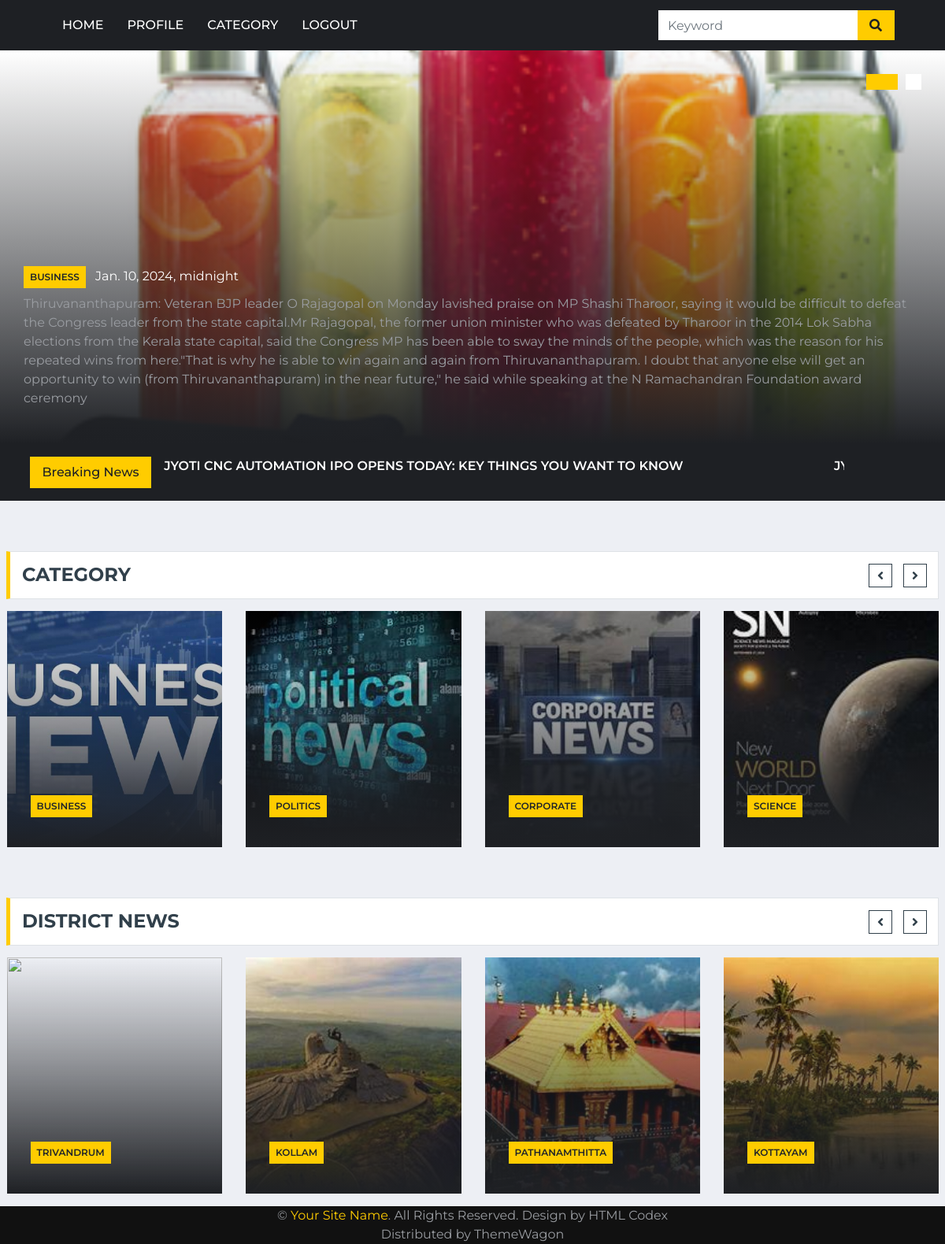
Screenshot of /userhome/ with the database file from the repository.
### newsapp/models.py (models this page shows, shortened)
class Add_news(models.Model):
    name=models.CharField(max_length=50,null=True)
    category=models.CharField(max_length=25,null=True)
    description=models.TextField()
    img=models.ImageField(upload_to="gallery")
    date=models.DateTimeField(auto_now_add=True)
    time=models.TimeField(auto_now=True)
    district=models.CharField(max_length=25,null=True,default="All")
    status=models.CharField(max_length=30,default="pending")
    sid=models.ForeignKey(Staff_reg,on_delete=models.CASCADE)

### newsapp/views.py (the view)
# urls.py: path('userhome/',views.userhome),
def userhome(request):
    news = Add_news.objects.order_by('-date', '-time')[:5]
    flash=Add_news.objects.filter(status="flash")
    return render(request,'user/userhome.html',{'news':news,'flash':flash})

### templates/user/userhome.html (shortened to what this page needs)
{% load static %}
<!DOCTYPE html>
<html lang="en">
<head>
    <link href="https://cdnjs.cloudflare.com/ajax/libs/font-awesome/5.15.0/css/all.min.css" rel="stylesheet">
    <link href="{% static 'lib/owlcarousel/assets/owl.carousel.min.css' %}" rel="stylesheet">
    <link href="{% static 'css/style.css' %}" rel="stylesheet">
</head>
<body>
    <div class="container-fluid p-0">
        <nav class="navbar navbar-expand-lg bg-dark navbar-dark py-2 py-lg-0 px-lg-5">
            <div class="collapse navbar-collapse justify-content-between px-0 px-lg-3" id="navbarCollapse">
                <div class="navbar-nav mr-auto py-0">
                    <a href="/userhome" class="nav-item nav-link">Home</a>
                    <a href="/userviewprofile" class="nav-item nav-link">profile</a>
                    <a href="/userviewcategory" class="nav-item nav-link">Category</a>
                    <a href="/logout" class="nav-item nav-link">Logout</a>
                </div>
                <div class="input-group ml-auto d-none d-lg-flex" style="width: 100%; max-width: 300px;">
                    <input type="text" class="form-control border-0" placeholder="Keyword">
                    <div class="input-group-append">
                        <button class="input-group-text bg-primary text-dark border-0 px-3"><i
                                class="fa fa-search"></i></button>
                    </div>
                </div>
            </div>
        </nav>
    </div>
    <div class="container-fluid">
        <div class="row">
            <div class="col-lg-12 px-0">
                <div class="owl-carousel main-carousel position-relative">
                    {% for i in news %}
                    <div class="position-relative overflow-hidden" style="height: 500px;">
                        <img class="img-fluid h-100" src="/static/media/{{i.img}}" style="object-fit: cover;">
                        <div class="overlay">
                            <div class="mb-2">
                                <a class="badge badge-primary text-uppercase font-weight-semi-bold p-2 mr-2"
                                    href="">{{i.category}}</a>
                                <a class="text-white" href="">{{i.date}}</a>
                            </div>
                            <p>{{i.description}}</p>
                           </div>
                    </div>
                    {% endfor %}
                </div>
            </div>
        </div>
    </div>
    <div class="container-fluid bg-dark py-3 mb-3">
        <div class="container">
            <div class="row align-items-center bg-dark">
                <div class="col-12">
                    <div class="d-flex justify-content-between">
                        <div class="bg-primary text-dark text-center font-weight-medium py-2" style="width: 170px;">Breaking News</div>
                        <div class="owl-carousel tranding-carousel position-relative d-inline-flex align-items-center ml-3"
                        {% for i in flash %}
                            style="width: calc(100% - 170px); padding-right: 90px;">
                            <div class="text-truncate"><p class="text-white text-uppercase font-weight-semi-bold">{{i.name}}</p></div>
                            {% endfor %}
                        </div>
                    </div>
                </div>
            </div>
        </div>
    </div>
    <div class="container-fluid pt-5 mb-3">
            <div class="section-title">
                <h4 class="m-0 text-uppercase font-weight-bold">Category</h4>
            </div>
            <div class="owl-carousel news-carousel carousel-item-4 position-relative">
                <div class="position-relative overflow-hidden" style="height: 300px;">
                    <img class="img-fluid h-100" src="{% static 'img/business news.jpg' %}" style="object-fit: cover;">
                    <div class="overlay">
                        <div class="mb-2">
                            <a class="badge badge-primary text-uppercase font-weight-semi-bold p-2 mr-2"
                                href="/userviewcategorynews?name=business">Business</a>
                        </div>
                    </div>
                </div>
                <div class="position-relative overflow-hidden" style="height: 300px;">
                    <img class="img-fluid h-100" src="{% static 'img/political1.jpeg' %}" style="object-fit: cover;">
                    <div class="overlay">
                        <div class="mb-2">
                            <a class="badge badge-primary text-uppercase font-weight-semi-bold p-2 mr-2"
                                href="/userviewcategorynews?name=politics">politics</a>
                        </div>
                    </div>
                </div>
                <div class="position-relative overflow-hidden" style="height: 300px;">
                    <img class="img-fluid h-100" src="{% static 'img/corporate1.jpeg' %}" style="object-fit: cover;">
                    <div class="overlay">
                        <div class="mb-2">
                            <a class="badge badge-primary text-uppercase font-weight-semi-bold p-2 mr-2"
                                href="/userviewcategorynews?name=corporate">corporate</a>
                        </div>
                    </div>
                </div>
                <div class="position-relative overflow-hidden" style="height: 300px;">
                    <img class="img-fluid h-100" src="{% static 'img/science1.jpeg' %}" style="object-fit: cover;">
                    <div class="overlay">
                        <div class="mb-2">
                            <a class="badge badge-primary text-uppercase font-weight-semi-bold p-2 mr-2"
                                href="/userviewcategorynews?name=science">science</a>
                        </div>
                    </div>
                </div>
            </div>
    </div>
    <div class="container-fluid pt-5 mb-3">
            <div class="section-title">
                <h4 class="m-0 text-uppercase font-weight-bold">District News</h4>
            </div>
            <div class="owl-carousel news-carousel carousel-item-4 position-relative">
                <div class="position-relative overflow-hidden" style="height: 300px;">
                    <img class="img-fluid h-100" src="img/trivandrum.jpeg" style="object-fit: cover;">
                    <div class="overlay">
                        <div class="mb-2">
                            <a class="badge badge-primary text-uppercase font-weight-semi-bold p-2 mr-2"
                                href="/userviewdistrictnews?name=trivandrum">trivandrum</a>
                        </div>
                    </div>
                </div>
                <div class="position-relative overflow-hidden" style="height: 300px;">
                    <img class="img-fluid h-100" src="{% static 'img/kollam.jpeg' %}" style="object-fit: cover;">
                    <div class="overlay">
                        <div class="mb-2">
                            <a class="badge badge-primary text-uppercase font-weight-semi-bold p-2 mr-2"
                                href="/userviewdistrictnews?name=kollam">kollam</a>
                        </div>
                    </div>
                </div>
                <div class="position-relative overflow-hidden" style="height: 300px;">
                    <img class="img-fluid h-100" src="{% static 'img/pathanamthitta.jpeg' %}" style="object-fit: cover;">
                    <div class="overlay">
                        <div class="mb-2">
                            <a class="badge badge-primary text-uppercase font-weight-semi-bold p-2 mr-2"
                                href="/userviewdistrictnews?name=pathanamthitta">pathanamthitta</a>
                        </div>
                    </div>
                </div>
                <div class="position-relative overflow-hidden" style="height: 300px;">
                    <img class="img-fluid h-100" src="{% static 'img/kottayam.jpeg' %}" style="object-fit: cover;">
                    <div class="overlay">
                        <div class="mb-2">
                            <a class="badge badge-primary text-uppercase font-weight-semi-bold p-2 mr-2"
                                href="/userviewdistrictnews?name=kottayam">kottayam</a>
                        </div>
                    </div>
                </div>
            </div>
    </div>
    <div class="container-fluid" style="background: #111111;">
        <p class="m-0 text-center">&copy; <a href="#">Your Site Name</a>. All Rights Reserved.
		Design by HTML Codex</a><br>
        Distributed by ThemeWagon</a>
    </p>
    </div>
</body>
</html>

### rows the page displays
Add_news: img (picture), category "BUSINESS", date "Jan. 10, 2024, midnight", description "Thiruvananthapuram: Veteran BJP leader O Rajagopal on Monday lavished praise on MP Shashi Tharoor, saying it would be difficult to defeat the Congress leader from the state capital.Mr Rajagopal, the former union minister who was defeated by Tharoor in the 2014 Lok Sabha elections from the Kerala state capital, said the Congress MP has been able to sway the minds of the people, which was the reason for his repeated wins from here.\"That is why he is able to win again and again from Thiruvananthapuram. I doubt that anyone else will get an opportunity to win (from Thiruvananthapuram) in the near future,\" he said while speaking at the N Ramachandran Foundation award ceremony"
Add_news: name "JYOTI CNC AUTOMATION IPO OPENS TODAY: KEY THINGS YOU WANT TO KNOW"
